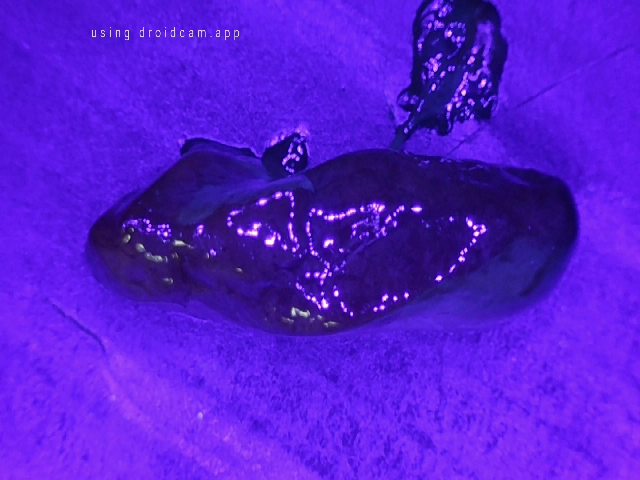
#> input picture CNN_AI/detecciondeColores/test/captura_0.jpg, 1280 x 960 px, found by its file name (shown at 1/2 size)
$ python Bordes+hsv.py
#> lines starting #> are read from the running program, lines starting #| are printed output that depends on the picture; after the words box and inside, x2 and y2 are one past the last pixel; in counts of white or black regions, pixels touching at a corner belong together
import cv2
import numpy as np
import matplotlib.pyplot as plt

# Leer la imagen
img = cv2.imread("detecciondeColores/test/captura_0.jpg")
#> img is the input picture: shape (960, 1280, 3); mean B, G, R 206.4, 27.5, 86.5
hsv_img = cv2.cvtColor(img, cv2.COLOR_BGR2HSV)
#> hsv_img: shape (960, 1280, 3); mean H, S, V 129.6, 221.6, 206.4

# Definir rangos de color (puedes ajustarlos según tu caso)
lower_cyan = np.array([80, 80, 100])
upper_cyan = np.array([100, 255, 255])
mask_cyan = cv2.inRange(hsv_img, lower_cyan, upper_cyan)
#> mask_cyan: shape (960, 1280); every value is 0

lower_carnita = np.array([0, 0, 0])
upper_carnita = np.array([179, 203, 255])
mask_carnita = cv2.inRange(hsv_img, lower_carnita, upper_carnita)
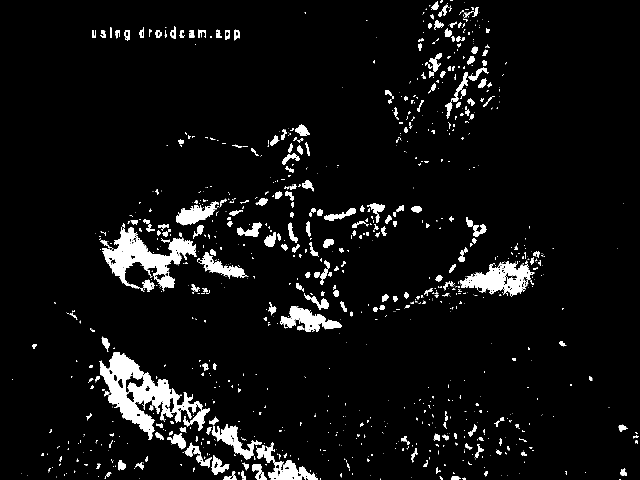
#> mask_carnita: shape (960, 1280) (shown at 1/2 size); 6.1% white; 1292 white regions (987 under 20 px), largest, box (x1, y1, x2, y2) and area: (199, 704, 420, 880) 13115, (204, 446, 393, 583) 8783, (919, 521, 1068, 593) 5127

#lower_carnita = [0, 0, 0]

#upper_carnita = [179, 203, 255]

lower_blue = np.array([0,20,70])
upper_blue = np.array([25, 150, 255])
mask_blue = cv2.inRange(hsv_img, lower_blue, upper_blue)

lower_skyblue = np.array([90,50,100])
upper_skyblue = np.array([120,255,255])
mask_blue_sky = cv2.inRange(hsv_img, lower_skyblue, upper_skyblue)
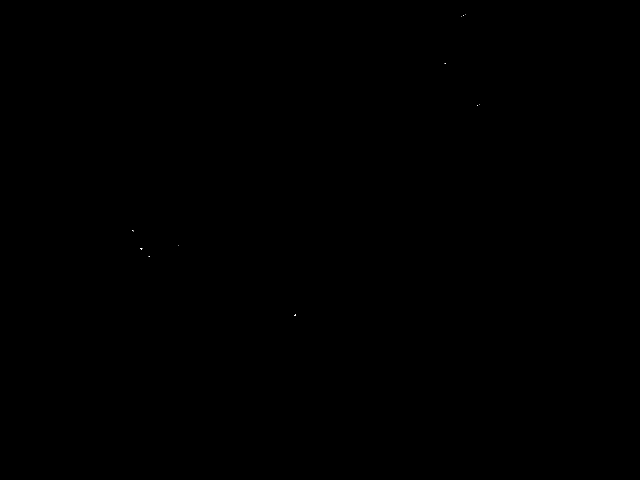
#> mask_blue_sky: shape (960, 1280) (shown at 1/2 size); 0% white in thin lines or dots, all inside (x1, y1, x2, y2) = (265, 29, 959, 632)

# Morfología para limpiar las máscaras
kernel = np.ones((5,5), np.uint8)
mask_cyan = cv2.dilate(mask_cyan, kernel, iterations=10)
mask_cyan = cv2.erode(mask_cyan, kernel, iterations=1)

mask_blue = cv2.dilate(mask_blue, kernel, iterations=5)
mask_blue = cv2.erode(mask_blue, kernel, iterations=4)

mask_blue_sky = cv2.dilate(mask_blue_sky, kernel, iterations=5)
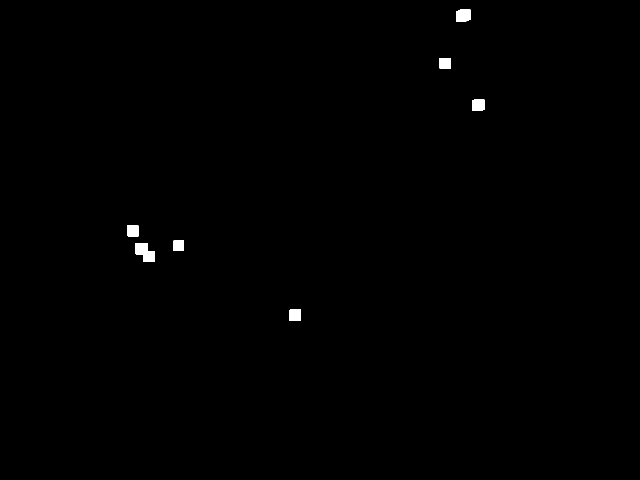
#> mask_blue_sky: shape (960, 1280) (shown at 1/2 size); 0.34% white; 7 white regions, largest, box (x1, y1, x2, y2) and area: (271, 486, 310, 524) 1003, (912, 19, 941, 43) 662, (578, 618, 602, 642) 569
mask_blue_sky = cv2.erode(mask_blue_sky, kernel, iterations=5)

# Sumar las máscaras
mask_sum = mask_carnita
mask_sum = np.clip(mask_sum, 0, 255).astype(np.uint8)

# Eliminar el fragmento no deseado usando contornos
mask_clean = np.zeros_like(mask_sum)
contours, _ = cv2.findContours(mask_sum, cv2.RETR_EXTERNAL, cv2.CHAIN_APPROX_SIMPLE)
#> contours = 1285 contours, 1039 with area under 20; largest, box (x1, y1, x2, y2) and area: (199, 704, 420, 880) 13696, (204, 446, 393, 583) 8657, (919, 521, 1068, 593) 5337, (560, 612, 684, 664) 2746, (536, 920, 636, 960) 2134

for cnt in contours:
    area = cv2.contourArea(cnt)
    if area >1000:  # umbral para eliminar fragmentos pequeños
        cv2.drawContours(mask_clean, [cnt], -1, 255, thickness=cv2.FILLED)
#> this loop made 1285 passes
#> area on passes 14, 38, 41: 94.5, 45, 36
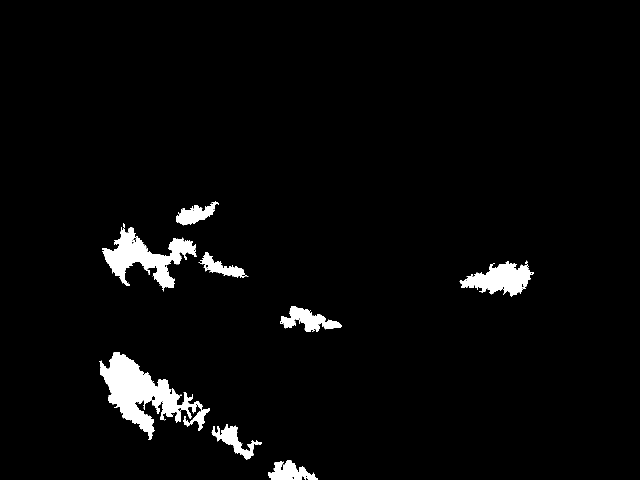
#> mask_clean: shape (960, 1280) (shown at 1/2 size); 3.3% white; 8 white regions


# Aplicar la máscara limpia a la imagen original
segmented_img = cv2.bitwise_and(img, img, mask=mask_clean)
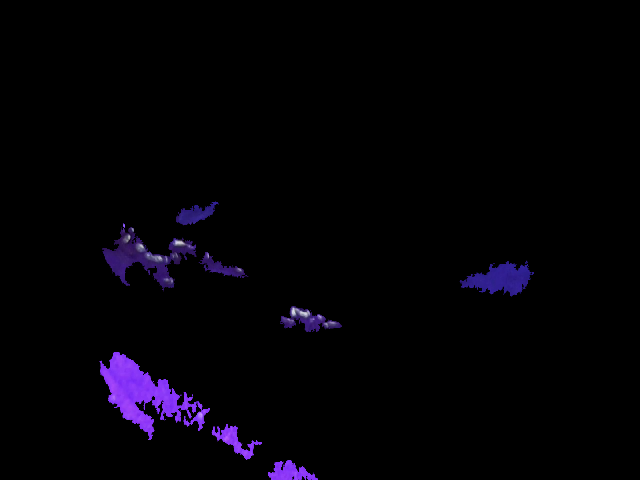
#> segmented_img: shape (960, 1280, 3) (shown at 1/2 size); mean B, G, R 6, 1.5, 3.2
segmented_rgb = cv2.cvtColor(segmented_img, cv2.COLOR_BGR2RGB)

# === Identificar el contorno principal (más grande RETR_EXTERNAL) CHAIN_APRROX_SIMPLE (Guarda los puntos del contorno)
contours_clean, _ = cv2.findContours(mask_clean, cv2.RETR_EXTERNAL, cv2.CHAIN_APPROX_SIMPLE)
#> contours_clean = 8 contours; box (x1, y1, x2, y2) and area: (199, 704, 420, 880) 13696, (204, 446, 393, 583) 8657, (919, 521, 1068, 593) 5337, (560, 612, 684, 664) 2746, (536, 920, 636, 960) 2134, (423, 848, 524, 920) 2060, (352, 403, 438, 451) 1810, (397, 504, 497, 556) 1564

if contours_clean:
    # Contorno más grande
    main_contour = max(contours_clean, key=cv2.contourArea)
#> main_contour = contour of 990 points, box (x1, y1, x2, y2) (199, 704, 420, 880), area 13696

    # Calcular el área
    area_objeto = cv2.contourArea(main_contour)
#> area_objeto = 13696
    print(f"Área del objeto de interés: {area_objeto:.2f} píxeles²")
#| Área del objeto de interés: 13696.00 píxeles²

    # Crear una máscara negra para el contorno principal
    mask_main = np.zeros_like(mask_clean)
    cv2.drawContours(mask_main, [main_contour], -1, 255, thickness=cv2.FILLED)
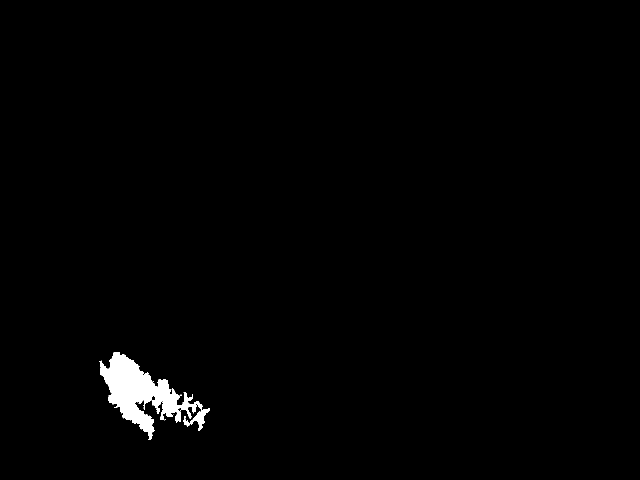
#> mask_main: shape (960, 1280) (shown at 1/2 size); 1.2% white; 1 white region, box (x1, y1, x2, y2) and area: (199, 704, 420, 880) 14512

    # Aplicar la máscara a la imagen original para que el fondo quede negro fuera del contorno principal
    img_masked = cv2.bitwise_and(img, img, mask=mask_main)
    img_masked_rgb = cv2.cvtColor(img_masked, cv2.COLOR_BGR2RGB)

    # Mostrar la imagen con el contorno dibujado
    contoured_img = segmented_rgb.copy()
    cv2.drawContours(contoured_img, [main_contour], -1, (255, 0, 0), 2)
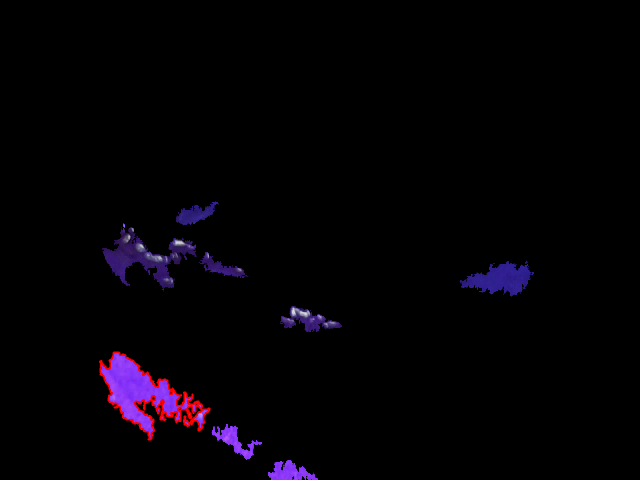
#> contoured_img: shape (960, 1280, 3) (shown at 1/2 size); mean R, G, B 3.9, 1.4, 5.3

    plt.figure(figsize=(10,5))
    plt.imshow(contoured_img)
    plt.title("Contorno del objeto de interés")
    plt.axis("off")
    plt.show()

    # Mostrar la imagen con fondo negro fuera del contorno principal
    plt.figure(figsize=(10,5))
    #plt.imshow(img_masked_rgb)
    #plt.savefig("RC2.png", bbox_inches='tight', pad_inches=0, facecolor='black')  # Guardar imagen
    #plt.title("Imágen limpia")
    plt.axis("off")
    #plt.show()


else:
    print("No se encontró ningún contorno principal.")
